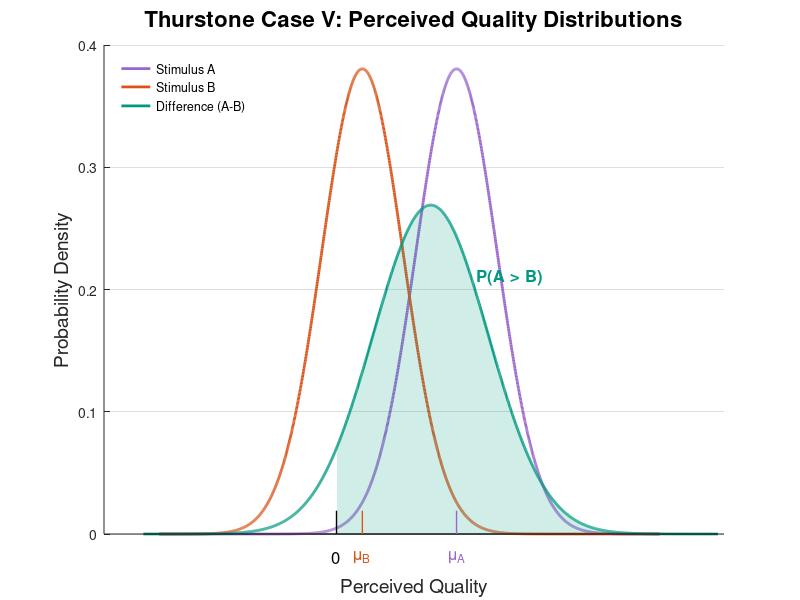

Write the MATLAB code that produced this figure. (Note: this script raises an error after producing the figure.)
% Three-curve Thurstone Case V visualization
clear; close all; clc;
rng(42);  % reproducible non-integer means

% Parameters (per-stimulus)
baseMuA = 3; baseMuB = 1;
jitterA = 0.35 * (2*rand-1);
jitterB = 0.35 * (2*rand-1);
muA   = baseMuA + jitterA;
muB   = baseMuB + jitterB;
sigma = 1.0483;

% Axes for A and B
xmin = min(muA, muB) - 5*sigma;
xmax = max(muA, muB) + 5*sigma;
x    = linspace(xmin, xmax, 2000);

% PDFs for A and B
pdfA = normpdf(x, muA, sigma);
pdfB = normpdf(x, muB, sigma);

% Difference D = Q_A - Q_B
muD    = muA - muB;
sigmaD = sqrt(2) * sigma;
xd     = linspace(muD - 5*sigmaD, muD + 5*sigmaD, 2000);
pdfD   = normpdf(xd, muD, sigmaD);

% Probability that A > B
pA_beats_B = 1 - normcdf(0, muD, sigmaD);  % = normcdf(muD/sigmaD)

% Colors
colA = [0.60 0.40 0.80]; % light purple
colB = [0.85 0.33 0.10];% MATLAB orange 
colD = [0.00 0.60 0.50];      % teal

% Plot
figure('Color','w'); hold on;

% The three curves
hA = plot(x,  pdfA, 'Color', colA, 'LineWidth', 2, 'DisplayName','Stimulus A');
hB = plot(x,  pdfB, 'Color', colB, 'LineWidth', 2, 'DisplayName','Stimulus B');
hD = plot(xd, pdfD, 'Color', colD, 'LineWidth', 2, 'DisplayName','Difference (A-B)');

% Shade area under D for x >= 0 (P(A > B)) — auxiliary (hidden from legend)
mask   = xd >= 0;
x_fill = xd(mask);
y_fill = pdfD(mask);
fill([x_fill, fliplr(x_fill)], [y_fill, zeros(size(y_fill))], ...
     colD, 'FaceAlpha', 0.18, 'EdgeColor','none', 'HandleVisibility','off');

% Legend: only A, B, D
legend([hA hB hD], 'Location','northwest', 'Orientation','vertical', 'Box','off');

% Labels and title
ylabel('Probability Density','FontSize',14);
xl = xlabel('Perceived Quality','FontSize',14);
set(xl, 'Units','normalized'); pos = get(xl,'Position'); pos(2) = pos(2) - 0.03; set(xl,'Position',pos);
title('Thurstone Case V: Perceived Quality Distributions','FontSize',16);

% Hide numeric ticks; annotate μ_A, μ_B, and 0 as markers
set(gca, 'XTick', [], 'Box','off');

% Baseline x-axis (hidden from legend)
plot([min([xmin, xd(1)]) max([xmax, xd(end)])], [0 0], 'k-', 'LineWidth', 0.5, 'HandleVisibility','off');

% Tick markers and labels at μ_A, μ_B, and 0
yticklen = 0.05 * max([pdfA, pdfB, pdfD]);
plot([muA muA], [0 yticklen], 'Color', colA, 'LineWidth', 1, 'HandleVisibility','off');
plot([muB muB], [0 yticklen], 'Color', colB, 'LineWidth', 1, 'HandleVisibility','off');
plot([0 0],     [0 yticklen], 'k-',           'LineWidth', 1, 'HandleVisibility','off');

text(muA, -0.7*yticklen, '\mu_A', 'HorizontalAlignment','center', 'VerticalAlignment','top', 'Color', colA, 'FontSize', 12);
text(muB, -0.7*yticklen, '\mu_B', 'HorizontalAlignment','center', 'VerticalAlignment','top', 'Color', colB, 'FontSize', 12);
text(0,   -0.7*yticklen, '0',     'HorizontalAlignment','center', 'VerticalAlignment','top', 'Color', 'k', 'FontSize', 12);

% Probability annotation
text(muD + 0.8*sigmaD, max(pdfD)*0.78, ...
     sprintf('P(A > B)'), ...
     'Color', colD, 'FontSize', 12, 'FontWeight','bold');

grid on; ax = gca; ax.YGrid = 'on'; ax.XGrid = 'off';
hold off;